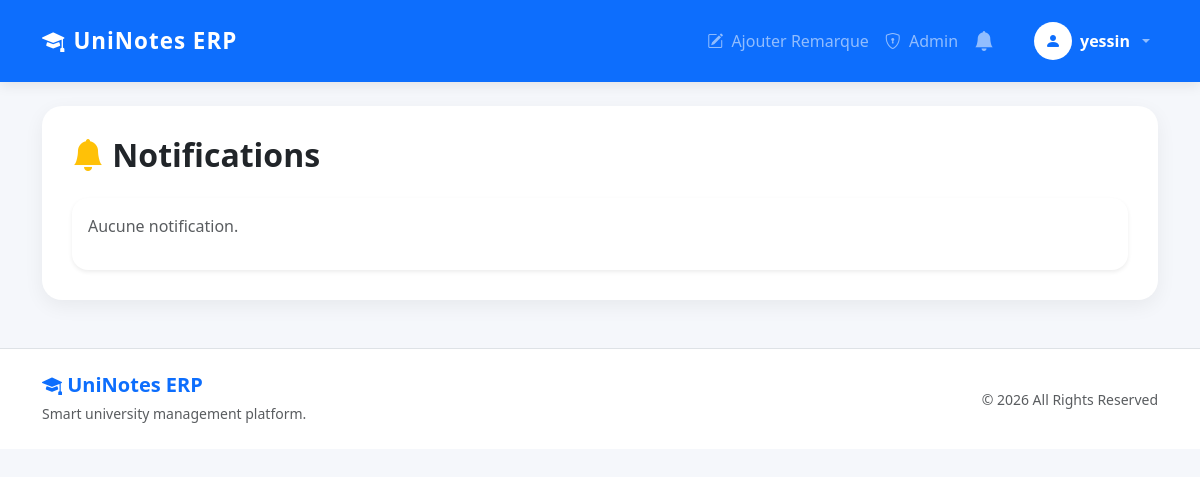
Page /notifications/ (signed in) on the earlier database version.
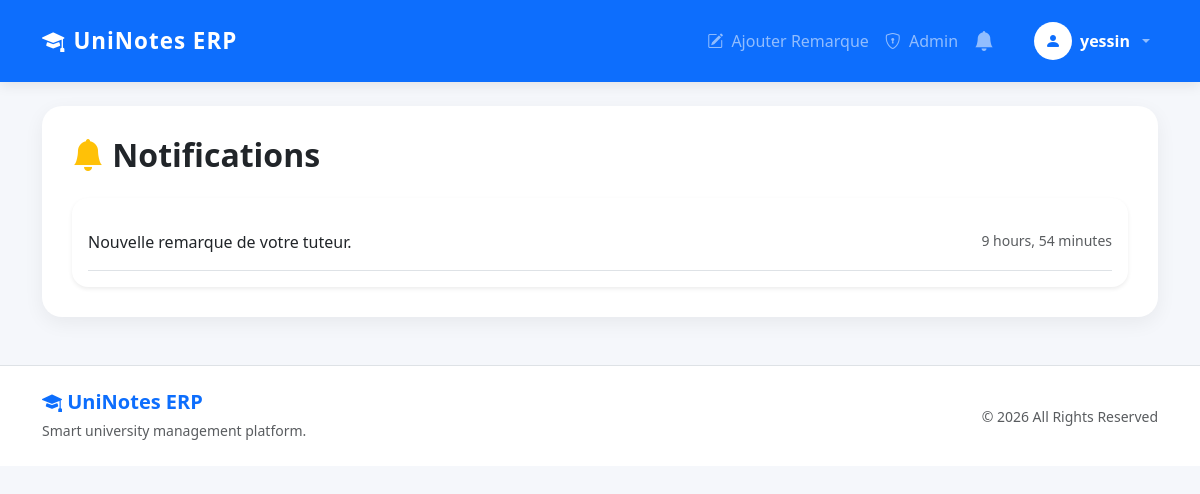
Same page on the later database version.
### enrollment/models.py (models this page shows, shortened)
class Notification(models.Model):
    user = models.ForeignKey(
        User,
        on_delete=models.CASCADE
    )
    message = models.CharField(
        max_length=255
    )
    is_read = models.BooleanField(
        default=False
    )
    created_at = models.DateTimeField(
        auto_now_add=True
    )

### enrollment/views.py (the view)
@login_required
def notifications_page(request):
    notifications = Notification.objects.filter(
        user=request.user
    ).order_by('-created_at')
    notifications.update(
        is_read=True
    )
    return render(
        request,
        'notifications.html',
        {
            'notifications': notifications
        }
    )

### enrollment/context_processors.py (called while the page is built)
def notifications_processor(request):
    if request.user.is_authenticated:
        notifications = Notification.objects.filter(
            user=request.user
        ).order_by('-created_at')[:5]
        count = Notification.objects.filter(
            user=request.user,
            is_read=False
        ).count()
    else:
        notifications = []
        count = 0
    return {
        'notifications_count': count,
        'notifications_navbar': notifications
    }

### templates/notifications.html
{% extends 'base.html' %}
{% block content %}
<h2 class="fw-bold mb-4">
    <i class="bi bi-bell-fill text-warning"></i>
    Notifications
</h2>
<div class="card border-0 shadow-sm rounded-4">
    <div class="card-body">
        {% for notif in notifications %}
        <div class="border-bottom py-3">
            <div class="d-flex justify-content-between">
                <div>
                    {{ notif.message }}
                </div>
                <small class="text-muted">
                    {{ notif.created_at|timesince }}
                </small>
            </div>
        </div>
        {% empty %}
        <p class="text-muted">
            Aucune notification.
        </p>
        {% endfor %}
    </div>
</div>
{% endblock %}

### templates/base.html (shortened to what this page needs)
{% load static %}
<!DOCTYPE html>
<html lang="fr">
<head>
    <link
        href="https://cdn.jsdelivr.net/npm/bootstrap@5.3.0/dist/css/bootstrap.min.css"
        rel="stylesheet"
    >
    <link rel="stylesheet"
          href="https://cdn.jsdelivr.net/npm/bootstrap-icons@1.11.3/font/bootstrap-icons.min.css">
    <link rel="stylesheet"
          href="{% static 'css/style.css' %}">
</head>
<body>
    <nav class="navbar navbar-expand-lg navbar-dark bg-primary">
        <div class="container">
            <a class="navbar-brand fw-bold d-flex align-items-center gap-2"
               href="{% url 'dashboard' %}">
                <i class="bi bi-mortarboard-fill"></i>
                UniNotes ERP
            </a>
            <div class="collapse navbar-collapse"
                 id="navbarNav">
                <ul class="navbar-nav ms-auto align-items-lg-center">
                    {% if user.is_authenticated %}
                        {% if user.profile.role == "enseignant" %}
                        <li class="nav-item">
                            <a class="nav-link"
                               href="{% url 'ajouter_remarque' %}">
                                <i class="bi bi-pencil-square me-1"></i>
                                Ajouter Remarque
                            </a>
                        </li>
                        {% endif %}
                        {% if user.is_superuser %}
                        <li class="nav-item">
                            <a class="nav-link"
                               href="/admin/">
                                <i class="bi bi-shield-lock me-1"></i>
                                Admin
                            </a>
                        </li>
                        {% endif %}
                        <li class="nav-item dropdown me-3">
                            <a class="nav-link position-relative"
                               href="#"
                               role="button"
                               data-bs-toggle="dropdown">
                                <i class="bi bi-bell-fill fs-5"></i>
                            </a>
                        </li>
                        <li class="nav-item dropdown ms-lg-2">
                            <a class="nav-link dropdown-toggle d-flex align-items-center gap-2"
                               href="#"
                               role="button"
                               data-bs-toggle="dropdown">
                                <div class="bg-white text-primary rounded-circle d-flex align-items-center justify-content-center"
                                     style="width:38px;height:38px;">
                                    <i class="bi bi-person-fill"></i>
                                </div>
                                <span class="fw-semibold text-white">
                                    {{ user.first_name|default:user.username }}
                                </span>
                            </a>
                        </li>
                    {% endif %}
                </ul>
            </div>
        </div>
    </nav>
    <div class="container mt-4 mb-5">
        <div class="container-box">
            {% block content %}
            {% endblock %}
        </div>
    </div>
    <footer class="border-top mt-5">
        <div class="container py-4">
            <div class="row align-items-center">
                <div class="col-md-6 text-center text-md-start mb-3 mb-md-0">
                    <h5 class="fw-bold text-primary mb-1">
                        <i class="bi bi-mortarboard-fill"></i>
                        UniNotes ERP
                    </h5>
                    <small class="text-muted">
                        Smart university management platform.
                    </small>
                </div>
                <div class="col-md-6 text-center text-md-end">
                    <small class="text-muted">
                        © 2026 All Rights Reserved
                    </small>
                </div>
            </div>
        </div>
    </footer>
</body>
</html>

### static/css/style.css (style rules this page uses)
body { background: #f4f7fc; font-family: 'Segoe UI', sans-serif; min-height: 100vh; }
.navbar { padding: 14px 0; box-shadow: 0 4px 15px rgba(0,0,0,0.08); }
.navbar-brand { font-size: 1.4rem; letter-spacing: 1px; }
.nav-link { font-weight: 500; transition: 0.3s; }
.container-box { background: white; padding: 35px; border-radius: 20px; box-shadow: 0 8px 25px rgba(0,0,0,0.06); animation: fadeIn 0.4s ease; }

### templates/base.html (style rules this page uses)
body { background: #f5f7fb; }
.navbar { box-shadow: 0 4px 12px rgba(0,0,0,0.08); }
.container-box { background: white; padding: 30px; border-radius: 20px; box-shadow: 0 6px 20px rgba(0,0,0,0.06); }
footer { background: white; }

Differences in the rows shown:
added Notification: message "Nouvelle remarque de votre tuteur.", created_at "9 hours, 54 minutes"
Other differences:
text no longer shown: "Aucune notification."
